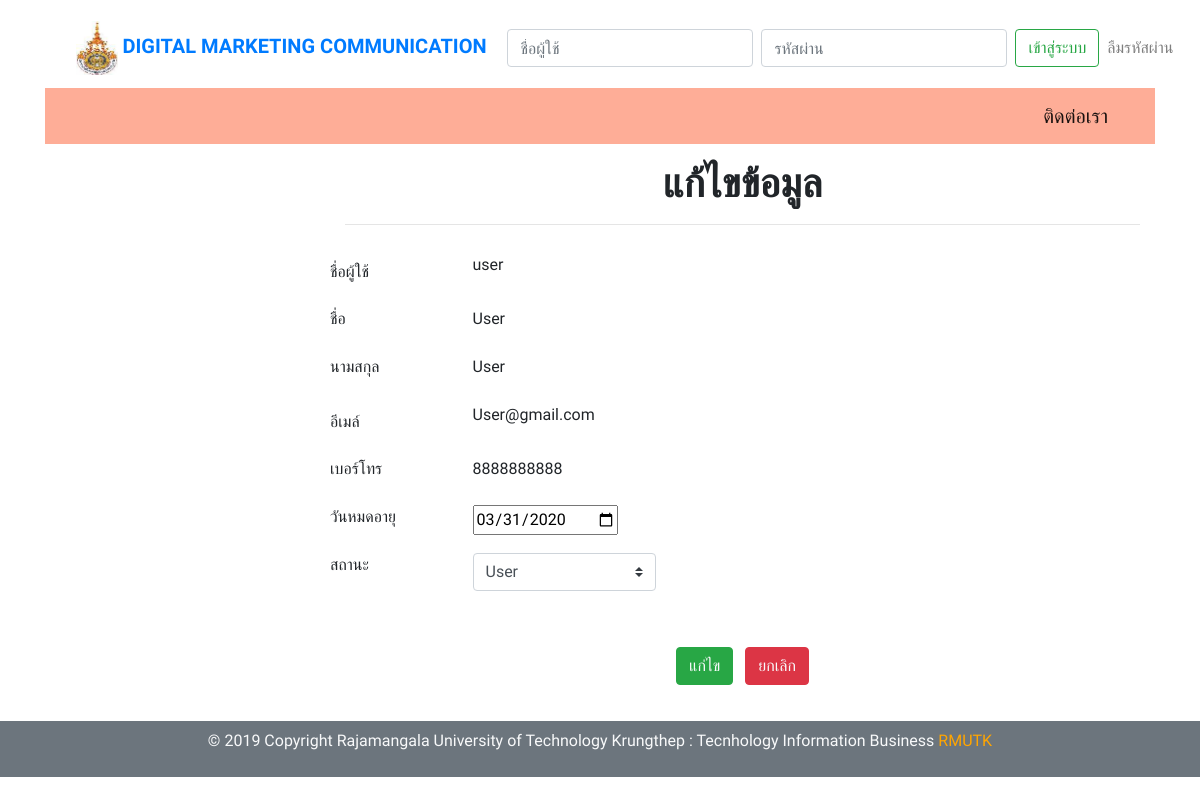
The app's page /admin/index.php?eu&user_id=47, older data.
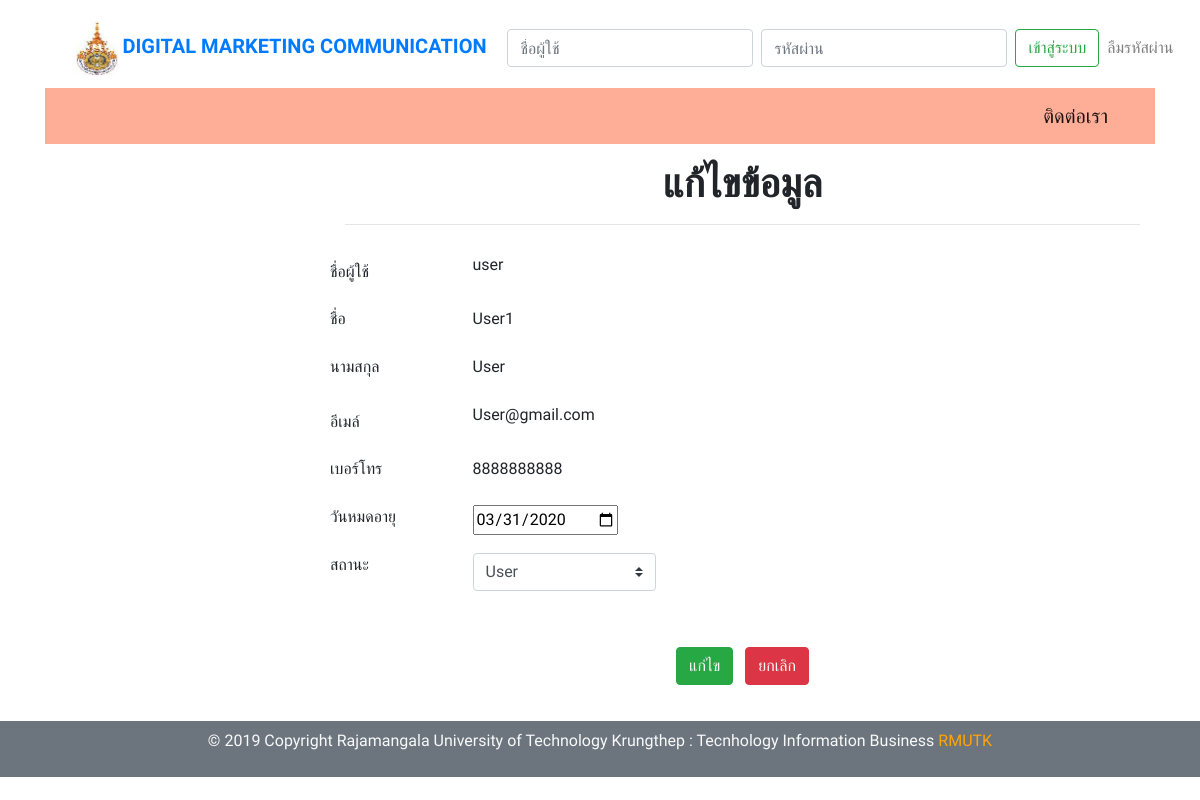
The same page, newer data.
### tables this page shows
CREATE TABLE `user` (
  `ID` int(5) NOT NULL,
  `Username` varchar(50) NOT NULL,
  `Password` varchar(200) NOT NULL,
  `Firstname` varchar(100) NOT NULL,
  `Lastname` varchar(100) NOT NULL,
  `email` varchar(100) NOT NULL,
  `phone` text NOT NULL,
  `Userlevel` varchar(1) NOT NULL,
  `user_date` date NOT NULL,
  `session_id` varchar(50) NOT NULL,
  `Status` varchar(1) NOT NULL
);

### admin/edit_user.php (the view, shortened to what this page needs)
<?php
$user_id = $_REQUEST["user_id"];
$query_user = "SELECT * FROM user WHERE ID = '$user_id'";
$user = mysqli_query($con,$query_user) or die(mysqli_error());
$row_user = mysqli_fetch_assoc($user);
?>
<div class="col-md-9">
 <div class="py-2">
  <div class="container">
    <div class="row">
      <div class="col-md-12">
        <h1 class="text-center"><b>แก้ไขข้อมูล</b></h1>
        <hr>
      </div>
    </div>
  </div>
</div>
<div class="py-1">
  <form class="" id="c_form-h" action="edit_user_db.php" method="post" >
    <div class="form-group row"><label class="col-2 col-form-label">ชื่อผู้ใช้<br></label>
      <div class="col-9">
        <?php echo $row_user['Username']; ?>
      </div>
    </div>
    <div class="form-group row"><label class="col-2">ชื่อ</label>
      <div class="col-9">
       <?php echo $row_user['Firstname']; ?>
     </div>
   </div>
   <div class="form-group row"><label class="col-2">นามสกุล</label>
    <div class="col-9">
      <?php echo $row_user['Lastname']; ?>
    </div>
  </div>
  <div class="form-group row"> <label for="inputmailh" class="col-2 col-form-label">อีเมล์</label>
    <div class="col-9">
      <?php echo $row_user['email']; ?>
    </div>
  </div>
  <div class="form-group row">
    <label class="col-2">เบอร์โทร<br></label>
    <div class="col-9">
     <?php echo $row_user['phone']; ?>
   </div>
 </div>
 <div class="form-group row">
  <label class="col-2">วันหมดอายุ<br></label>
  <div class="col-9">
    <?php $d = date("Y-m-d"); ?>
    <input type="date" name="user_date" min="<?php echo $d; ?>" value="<?php echo date('Y-m-d',strtotime($row_user['user_date'])) ?>" />
  </div>
</div>
<?php
$m = '';
if ($row_user['Userlevel'] == 'A' ){
  $a = 'selected';
}elseif ($row_user['Userlevel'] == 'M') {
  $m = 'selected';
}
?>
<div class="form-group row">
 <label class="col-2">สถานะ<br></label>
 <div class="col-3">
   <select class="custom-select" name="Userlevel">
     <option <?php echo $m; ?> value="M">User</option>
   </select>
 </div>
</div>
<div class="py-3">
  <div class="container">
    <div class="row">
      <div class="col-md-12 text-center">
        <button name="submit" type="submit" class="btn btn-success text-light mx-1">แก่ไข</button>
        <a class="btn btn-danger text-light mx-1" href="index.php?su">ยกเลิก</a>
      </div>
    </div>
  </div>
</div>
</form>
</div>
</div>

Row changes from the older to the newer data that the page shows:
changed user "user": Firstname "User" → "User1"
